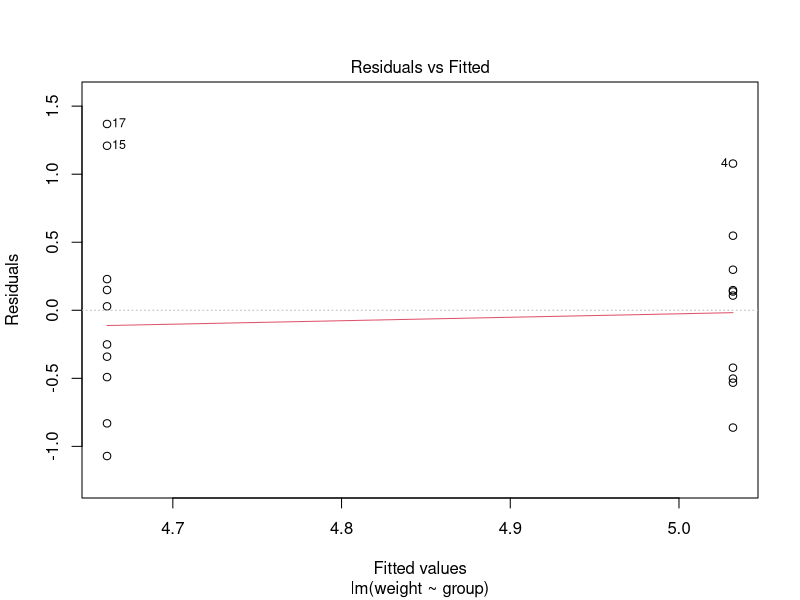
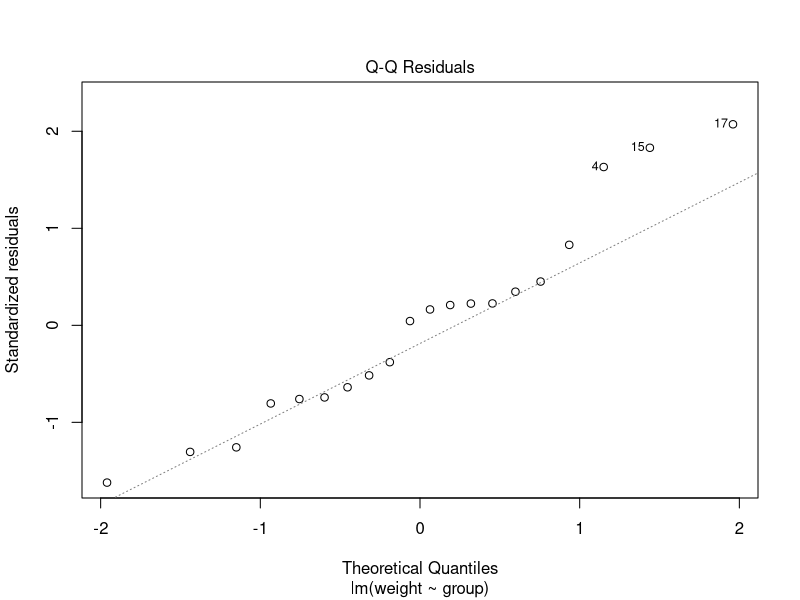
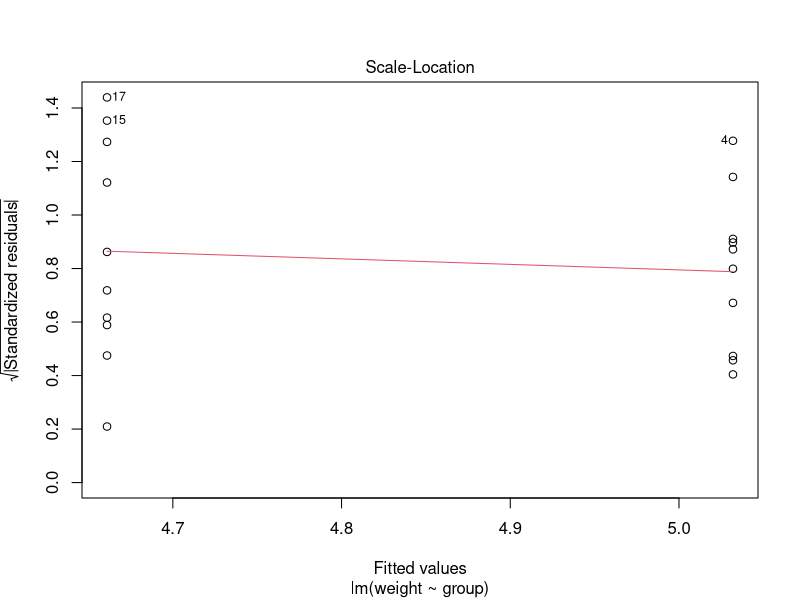
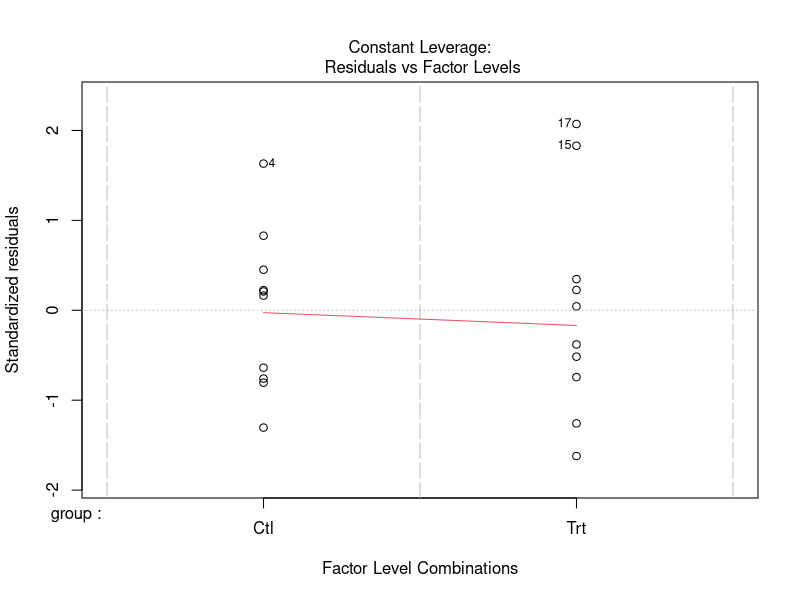

Write R code to recreate these figures, in order.
## ---- chunk 1
library(magrittr)

## ---- chunk 2
#Rmd and knitr example
strHello <- "Hello world!"
print(strHello)

## ---- chunk 3
#Pipes (magrittr) example
ctl <- c(4.17,5.58,5.18,6.11,4.50,4.61,5.17,4.53,5.33,5.14)
trt <- c(4.81,4.17,4.41,3.59,5.87,3.83,6.03,4.89,4.32,4.69)
group <- gl(2, 10, 20, labels = c("Ctl","Trt"))
weight <- c(ctl, trt)
lm.D9 <- lm(weight ~ group) %T>% plot() %>% anova() %>% summary() # %T>% does not save the result to lm.D9

